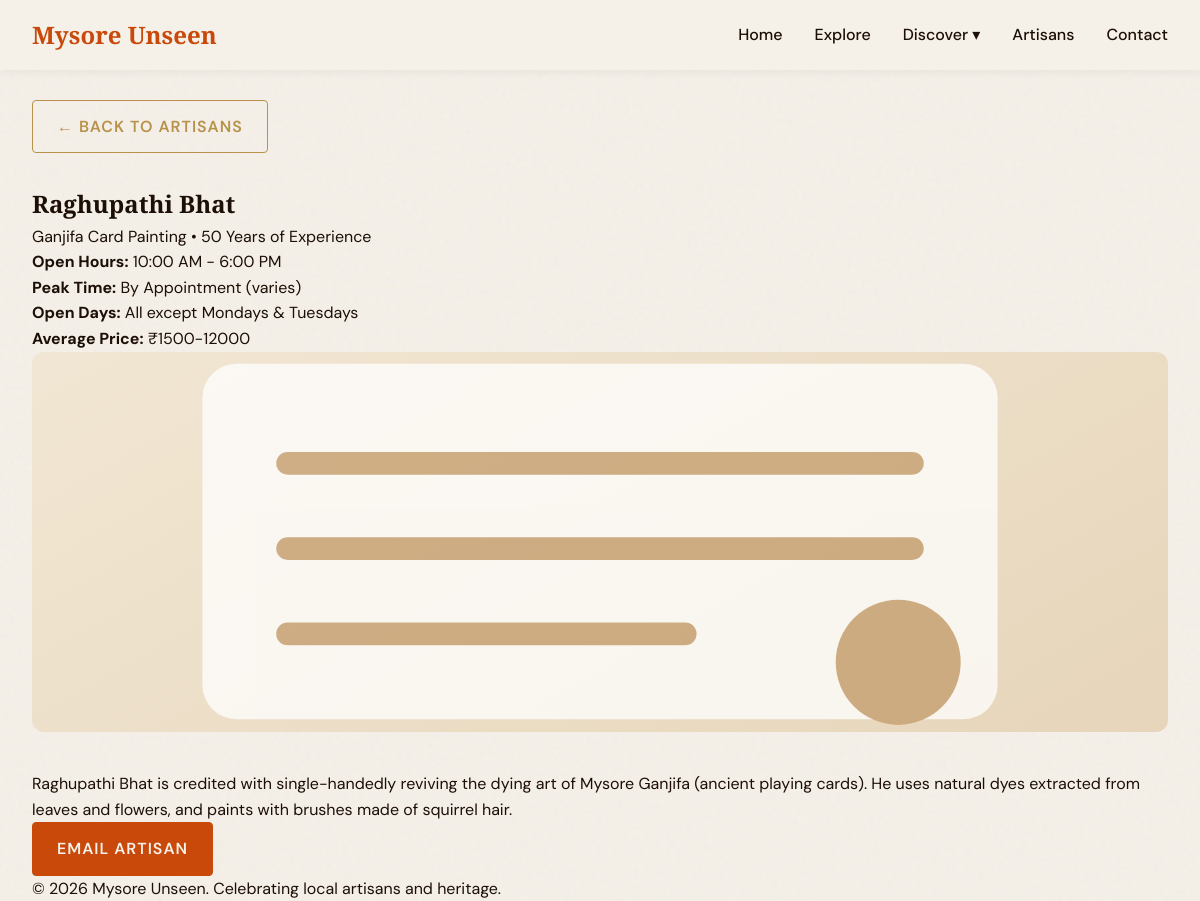
Page /artisans/3 on the committed database.
### models.py (models this page shows, shortened)
class Artisan(db.Model):
    id = db.Column(db.Integer, primary_key=True)
    name = db.Column(db.String(100), nullable=False)
    craft = db.Column(db.String(100), nullable=False)
    years_experience = db.Column(db.Integer, nullable=False)
    short_bio = db.Column(db.String(200), nullable=False)
    bio = db.Column(db.Text, nullable=False)
    contact_email = db.Column(db.String(100), nullable=True)
    whatsapp = db.Column(db.String(20), nullable=True)
    image_url = db.Column(db.String(300), nullable=True)
    average_price = db.Column(db.String(50), nullable=True)
    closed_days = db.Column(db.String(100), nullable=True)
    rush_time = db.Column(db.String(100), nullable=True)
    bus_routes = db.Column(db.String(200), nullable=True)

### app.py (the view)
@app.route('/artisans/<int:artisan_id>')
def artisan_detail(artisan_id):
    artisan = Artisan.query.get_or_404(artisan_id)
    try:
        artisan.image_url = get_image(ARTISAN_IMAGES, artisan.name)
    except:
        artisan.image_url = DEFAULT_IMAGE
    return render_template('artisan_detail.html', artisan=artisan)

### image_data.py (called while the page is built)
def get_image(mapping, name):
    if not name:
        return DEFAULT_IMAGE
    name_lower = name.lower()
    for key, url in mapping.items():
        if key.lower() in name_lower or name_lower in key.lower():
            return url
    return DEFAULT_IMAGE

### templates/artisan_detail.html (shortened to what this page needs)
{% extends 'base.html' %}
{% block content %}
<section class="artisan-detail container fade-in" style="margin-top: 100px;">
    <a href="{{ url_for('artisans') }}" class="btn btn-secondary" style="margin-bottom: 2rem;">&larr; Back to Artisans</a>
    <div class="artisan-profile fade-in">
        <div class="artisan-header">
            <h1>{{ artisan.name }}</h1>
            <p class="artisan-meta">{{ artisan.craft }} &bull; {{ artisan.years_experience }} Years of Experience</p>
            <p><strong>Open Hours:</strong> 10:00 AM - 6:00 PM</p>
            <p><strong>Peak Time:</strong> {{ artisan.rush_time or '10:00 AM - 6:00 PM' }}</p>
            <p><strong>Open Days:</strong> {% if artisan.closed_days %}All except {{ artisan.closed_days }}{% else %}Daily{% endif %}</p>
            {% if artisan.average_price %}<p><strong>Average Price:</strong> {{ artisan.average_price }}</p>{% endif %}
        </div>
        {% if artisan.image_url %}
        <div style="margin-bottom: 2rem;">
            <img src="{{ artisan.image_url }}" alt="{{ artisan.name }}" style="width:100%; max-height: 380px; object-fit: cover; border-radius: 12px;" onerror="this.src='/static/images/placeholder.svg'">
        </div>
        {% endif %}
        <div class="artisan-bio">
            <p>{{ artisan.bio }}</p>
        </div>
        <div class="contact-links">
            {% if artisan.contact_email %}
            <a href="mailto:{{ artisan.contact_email }}" class="btn btn-primary">Email Artisan</a>
            {% endif %}
        </div>
    </div>
</section>
{% endblock %}

### static/style.css (style rules this page uses)
:root { --saffron: #C8490A; --ivory: #F5F0E8; --espresso: #1C0F06; --gold: #B8924A; --cream: #EDE4D3; --font-heading: 'Playfair Display', serif; --font-body: 'DM Sans', sans-serif; --transition: all 0.3s ease; }
* { margin: 0; padding: 0; box-sizing: border-box; }
body { font-family: var(--font-body); background-color: var(--ivory); color: var(--espresso); line-height: 1.6; overflow-x: hidden; display: flex; flex-direction: column; min-height: 100vh; }
h1, h2, h3, h4, h5, h6 { font-family: var(--font-heading); font-weight: 700; color: var(--espresso); }
a { text-decoration: none; color: inherit; }
.btn { display: inline-block; padding: 0.8rem 1.5rem; font-family: var(--font-body); font-weight: 600; text-transform: uppercase; letter-spacing: 1px; border: 1px solid var(--saffron); background: transparent; color: var(--saffron); cursor: pointer; transition: var(--transition); border-radius: 4px; }
.btn-primary { background: var(--saffron); color: var(--ivory); }
.btn-secondary { border-color: var(--gold); color: var(--gold); }
.container { max-width: 1200px; margin: 0 auto; padding: 0 2rem; }
section { padding: 5rem 0; }
.fade-in { opacity: 0; transform: translateY(20px); transition: opacity 0.6s ease-out, transform 0.6s ease-out; }
.fade-in.appear { opacity: 1; transform: translateY(0); }

### rows in the picture
Artisan: name "Raghupathi Bhat", craft "Ganjifa Card Painting", years_experience "50", rush_time "By Appointment (varies)", closed_days "Mondays & Tuesdays", average_price "₹1500-12000", bio "Raghupathi Bhat is credited with single-handedly reviving the dying art of Mysore Ganjifa (ancient playing cards). He uses natural dyes extracted from leaves and flowers, and paints with brushes made of squirrel hair."
